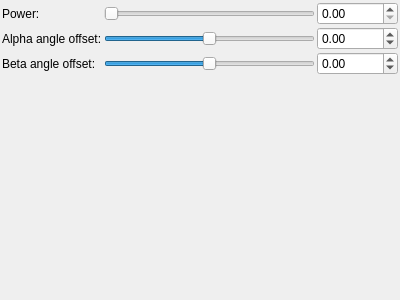
<?xml version="1.0" encoding="UTF-8"?>
<ui version="4.0">
 <class>Form</class>
 <widget class="QWidget" name="Form">
  <property name="geometry">
   <rect>
    <x>0</x>
    <y>0</y>
    <width>400</width>
    <height>300</height>
   </rect>
  </property>
  <property name="windowTitle">
   <string>Form</string>
  </property>
  <layout class="QVBoxLayout" name="verticalLayout">
   <property name="spacing">
    <number>2</number>
   </property>
   <property name="leftMargin">
    <number>2</number>
   </property>
   <property name="topMargin">
    <number>2</number>
   </property>
   <property name="rightMargin">
    <number>2</number>
   </property>
   <property name="bottomMargin">
    <number>2</number>
   </property>
   <item>
    <layout class="QGridLayout" name="gridLayout">
     <property name="spacing">
      <number>2</number>
     </property>
     <item row="2" column="1">
      <widget class="QSlider" name="slider_beta_angle_offset">
       <property name="minimum">
        <number>-36000</number>
       </property>
       <property name="maximum">
        <number>36000</number>
       </property>
       <property name="singleStep">
        <number>1</number>
       </property>
       <property name="pageStep">
        <number>100</number>
       </property>
       <property name="orientation">
        <enum>Qt::Horizontal</enum>
       </property>
      </widget>
     </item>
     <item row="2" column="2">
      <widget class="MyDoubleSpinBox" name="spinbox_beta_angle_offset">
       <property name="prefix">
        <string/>
       </property>
       <property name="suffix">
        <string/>
       </property>
       <property name="decimals">
        <number>2</number>
       </property>
       <property name="minimum">
        <double>-36000.000000000000000</double>
       </property>
       <property name="maximum">
        <double>36000.000000000000000</double>
       </property>
       <property name="singleStep">
        <double>0.100000000000000</double>
       </property>
      </widget>
     </item>
     <item row="1" column="1">
      <widget class="QSlider" name="slider_alpha_angle_offset">
       <property name="minimum">
        <number>-36000</number>
       </property>
       <property name="maximum">
        <number>36000</number>
       </property>
       <property name="singleStep">
        <number>1</number>
       </property>
       <property name="pageStep">
        <number>100</number>
       </property>
       <property name="orientation">
        <enum>Qt::Horizontal</enum>
       </property>
      </widget>
     </item>
     <item row="1" column="0">
      <widget class="QLabel" name="label_8">
       <property name="text">
        <string>Alpha angle offset:</string>
       </property>
      </widget>
     </item>
     <item row="0" column="2">
      <widget class="MyDoubleSpinBox" name="spinbox_power">
       <property name="prefix">
        <string/>
       </property>
       <property name="suffix">
        <string/>
       </property>
       <property name="decimals">
        <number>2</number>
       </property>
       <property name="minimum">
        <double>0.000000000000000</double>
       </property>
       <property name="maximum">
        <double>1000.000000000000000</double>
       </property>
       <property name="singleStep">
        <double>0.100000000000000</double>
       </property>
      </widget>
     </item>
     <item row="1" column="2">
      <widget class="MyDoubleSpinBox" name="spinbox_alpha_angle_offset">
       <property name="prefix">
        <string/>
       </property>
       <property name="suffix">
        <string/>
       </property>
       <property name="decimals">
        <number>2</number>
       </property>
       <property name="minimum">
        <double>-36000.000000000000000</double>
       </property>
       <property name="maximum">
        <double>36000.000000000000000</double>
       </property>
       <property name="singleStep">
        <double>0.100000000000000</double>
       </property>
      </widget>
     </item>
     <item row="0" column="1">
      <widget class="QSlider" name="slider_power">
       <property name="maximum">
        <number>2000</number>
       </property>
       <property name="singleStep">
        <number>1</number>
       </property>
       <property name="orientation">
        <enum>Qt::Horizontal</enum>
       </property>
      </widget>
     </item>
     <item row="0" column="0">
      <widget class="QLabel" name="label_7">
       <property name="text">
        <string>Power:</string>
       </property>
      </widget>
     </item>
     <item row="2" column="0">
      <widget class="QLabel" name="label_9">
       <property name="text">
        <string>Beta angle offset:</string>
       </property>
      </widget>
     </item>
    </layout>
   </item>
   <item>
    <spacer name="verticalSpacer">
     <property name="orientation">
      <enum>Qt::Vertical</enum>
     </property>
     <property name="sizeHint" stdset="0">
      <size>
       <width>20</width>
       <height>40</height>
      </size>
     </property>
    </spacer>
   </item>
  </layout>
 </widget>
 <customwidgets>
  <customwidget>
   <class>MyDoubleSpinBox</class>
   <extends>QDoubleSpinBox</extends>
   <header>mydoublespinbox.h</header>
  </customwidget>
 </customwidgets>
 <tabstops>
  <tabstop>slider_power</tabstop>
  <tabstop>spinbox_power</tabstop>
  <tabstop>slider_alpha_angle_offset</tabstop>
  <tabstop>spinbox_alpha_angle_offset</tabstop>
  <tabstop>slider_beta_angle_offset</tabstop>
  <tabstop>spinbox_beta_angle_offset</tabstop>
 </tabstops>
 <resources/>
 <connections/>
</ui>
